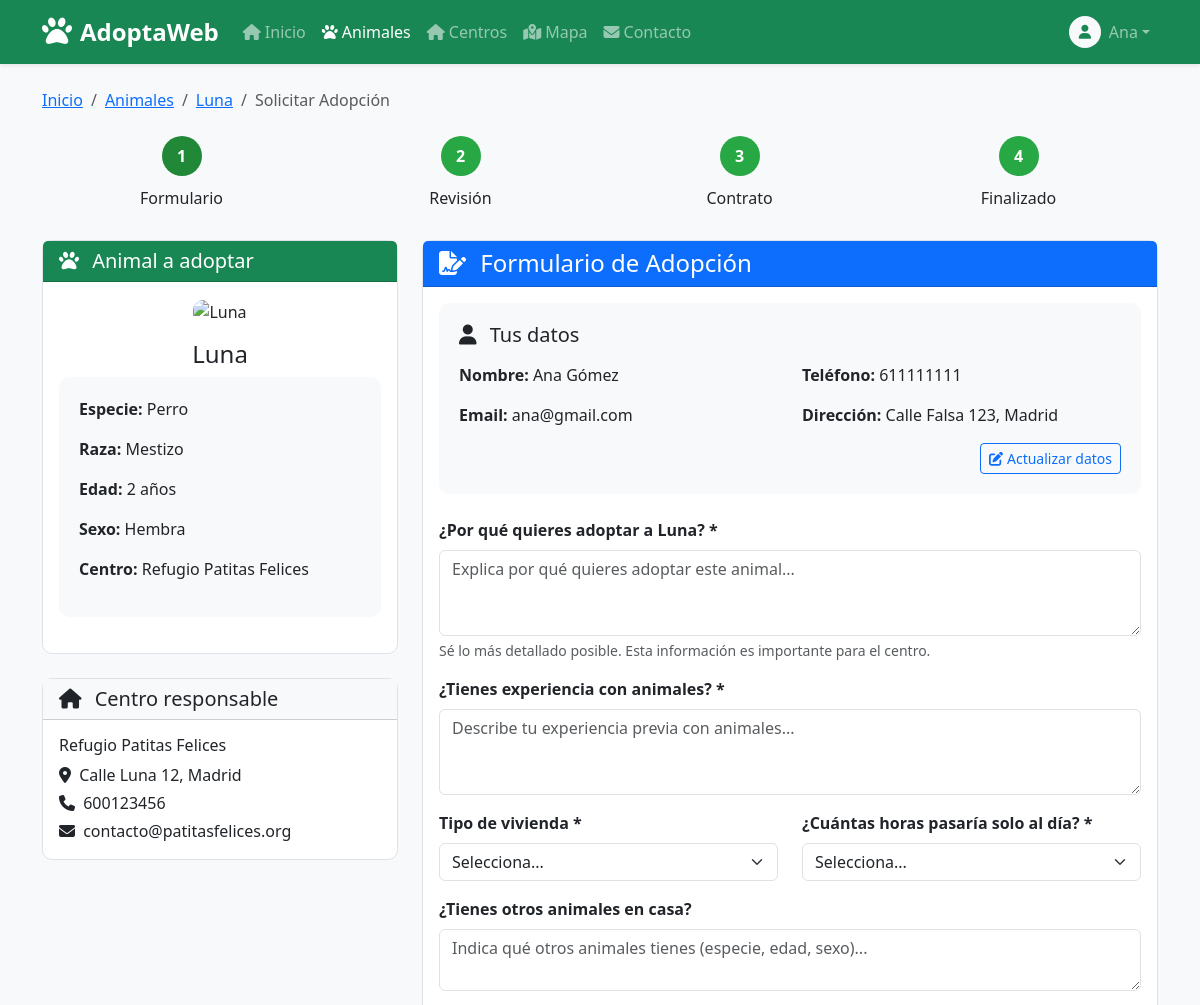
Before: /animales/adoptar.php?id=1 (signed in, upper part) with the older database file.
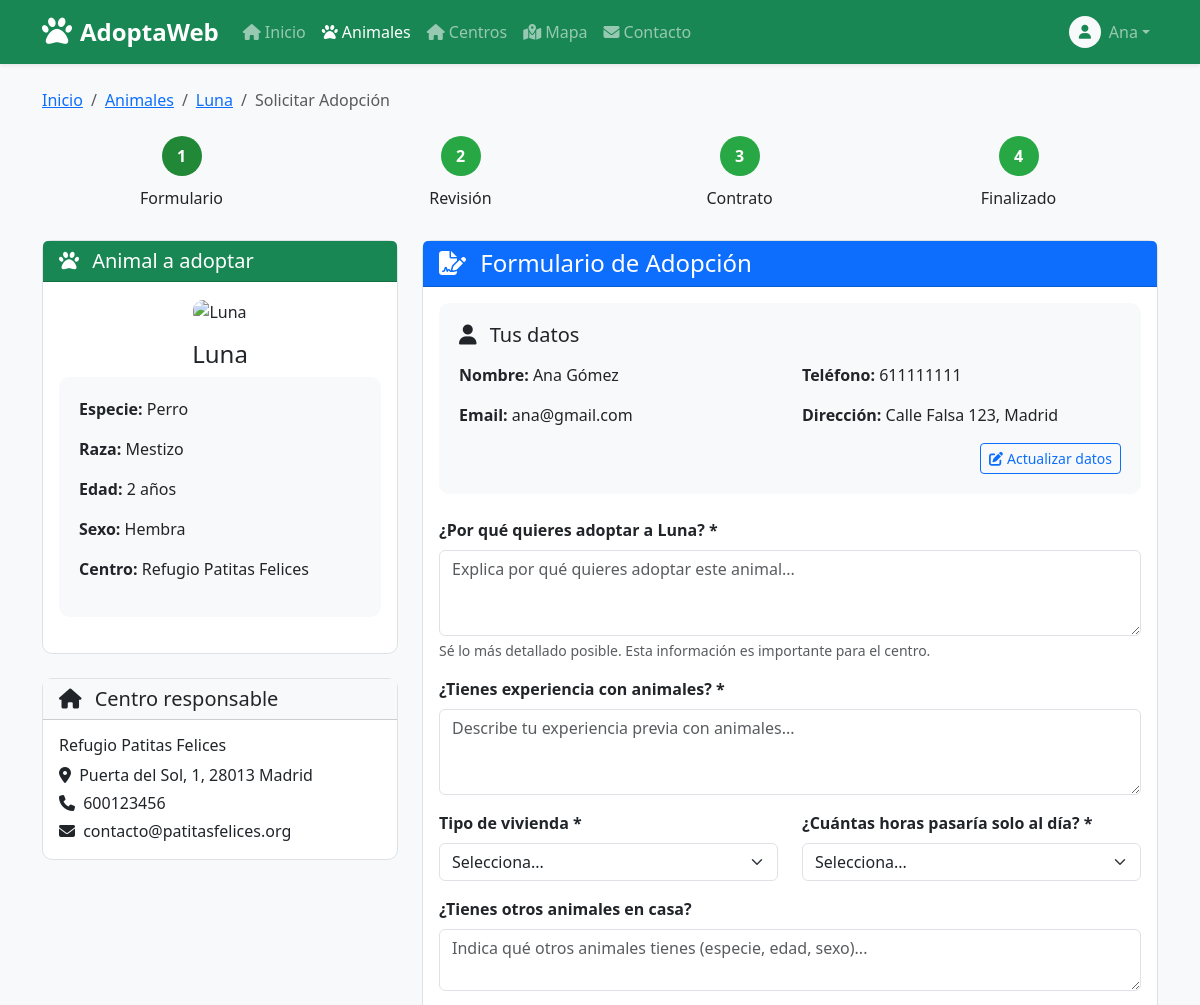
After: the same page with the newer database file.
### tables this page shows
CREATE TABLE `animales` (
  `id_animal` int(11) NOT NULL,
  `nombre` varchar(100) DEFAULT NULL,
  `especie` varchar(50) DEFAULT NULL,
  `raza` varchar(100) DEFAULT NULL,
  `edad` int(11) DEFAULT NULL,
  `sexo` enum('Macho','Hembra') DEFAULT NULL,
  `descripcion` text DEFAULT NULL,
  `fecha_ingreso` date DEFAULT NULL,
  `estado` enum('Disponible','Adoptado','Reservado','En tratamiento') DEFAULT 'Disponible',
  `id_centro` int(11) DEFAULT NULL,
  `imagen_url` varchar(255) DEFAULT NULL
);

CREATE TABLE `centros` (
  `id_centro` int(11) NOT NULL,
  `nombre` varchar(150) NOT NULL,
  `direccion` varchar(255) DEFAULT NULL,
  `telefono` varchar(20) DEFAULT NULL,
  `email` varchar(150) DEFAULT NULL,
  `web` varchar(150) DEFAULT NULL,
  `fecha_alta` datetime DEFAULT current_timestamp(),
  `latitud` decimal(10,8) DEFAULT NULL,
  `longitud` decimal(10,8) DEFAULT NULL,
  `imagen_url` varchar(255) DEFAULT NULL
);

### includes/navbar.php (called while the page is built, shortened)
<?php
$usuario = obtenerUsuario();
?>

### includes/config.php (called while the page is built, shortened)
<?php
require_once ROOT_PATH . '/includes/conexion.php';
function estaLogueado() {
    return isset($_SESSION['user_id']);
}
function obtenerUsuario() {
    global $pdo;
    if (estaLogueado()) {
        $stmt = $pdo->prepare("SELECT * FROM usuarios WHERE id_usuario = ?");
        $stmt->execute([$_SESSION['user_id']]);
        return $stmt->fetch();
    }
    return null;
}
?>

### animales/adoptar.php (the view, shortened to what the changed rows need)
<?php
require_once '../includes/config.php';
$id_animal = isset($_GET['id']) ? (int)$_GET['id'] : 0;
$stmt = $pdo->prepare("
    SELECT a.*, c.nombre as centro_nombre, c.direccion as centro_direccion,
           c.telefono as centro_telefono, c.email as centro_email
    FROM animales a
    LEFT JOIN centros c ON a.id_centro = c.id_centro
    WHERE a.id_animal = ?
");
$stmt->execute([$id_animal]);
$animal = $stmt->fetch();
$stmt = $pdo->prepare("
    SELECT COUNT(*) FROM adopciones
    WHERE id_usuario = ? AND id_animal = ? AND estado = 'Pendiente'
");
$stmt->execute([$_SESSION['user_id'], $id_animal]);
$tiene_solicitud = $stmt->fetchColumn() > 0;
$success = '';
$imagen_animal = '';
if ($animal['imagen_url']) {
    if (strpos($animal['imagen_url'], './img/') === 0) {
        $imagen_animal = '../' . substr($animal['imagen_url'], 2);
    } else {
        $imagen_animal = $animal['imagen_url'];
    }
} else {
    $imagen_animal = '../img/animales/default.jpg';
}
?>
<!DOCTYPE html>
<html lang="es">
<head>
    <?php include '../includes/header.php'; ?>
</head>
<body>
    <?php include '../includes/navbar.php'; ?>
    <div class="container mt-4">
        <nav aria-label="breadcrumb" class="mb-4">
            <ol class="breadcrumb">
                <li class="breadcrumb-item"><a href="ver.php?id=<?= $id_animal ?>"><?= htmlspecialchars($animal['nombre']) ?></a></li>
            </ol>
        </nav>
        <div class="row">
            <div class="col-lg-4">
                <div class="card mb-4">
                    <div class="card-body">
                        <div class="text-center mb-3">
                            <img src="<?= $imagen_animal ?>"
                                 alt="<?= htmlspecialchars($animal['nombre']) ?>"
                                 class="animal-img w-100"
                                 onerror="this.src='../img/animales/default.jpg'">
                        </div>
                        <h4 class="text-center"><?= htmlspecialchars($animal['nombre']) ?></h4>
                        <div class="info-box">
                            <p><strong>Especie:</strong> <?= $animal['especie'] ?></p>
                            <p><strong>Raza:</strong> <?= $animal['raza'] ? htmlspecialchars($animal['raza']) : 'Mestizo' ?></p>
                            <p><strong>Edad:</strong> <?= $animal['edad'] ?> años</p>
                            <p><strong>Sexo:</strong> <?= $animal['sexo'] ?></p>
                            <p><strong>Centro:</strong> <?= htmlspecialchars($animal['centro_nombre']) ?></p>
                        </div>
                    </div>
                </div>
                <div class="card">
                    <div class="card-body">
                        <h6><?= htmlspecialchars($animal['centro_nombre']) ?></h6>
                        <p class="mb-1">
                            <i class="fas fa-map-marker-alt me-1"></i>
                            <?= htmlspecialchars($animal['centro_direccion']) ?>
                        </p>
                        <p class="mb-1">
                            <i class="fas fa-phone me-1"></i>
                            <?= htmlspecialchars($animal['centro_telefono']) ?>
                        </p>
                        <p class="mb-0">
                            <i class="fas fa-envelope me-1"></i>
                            <?= htmlspecialchars($animal['centro_email']) ?>
                        </p>
                    </div>
                </div>
            </div>
            <div class="col-lg-8">
                <div class="card">
                    <div class="card-body">
                        <?php if (!$success && !$tiene_solicitud): ?>
                            <div class="info-box mb-4">
                                <h5 class="mb-3">
                                    <i class="fas fa-user me-2"></i>
                                    Tus datos
                                </h5>
                                <div class="row">
                                    <div class="col-md-6">
                                        <p><strong>Nombre:</strong> <?= htmlspecialchars($usuario['nombre'] . ' ' . $usuario['apellido']) ?></p>
                                        <p><strong>Email:</strong> <?= htmlspecialchars($usuario['email']) ?></p>
                                    </div>
                                    <div class="col-md-6">
                                        <p><strong>Teléfono:</strong> <?= htmlspecialchars($usuario['telefono']) ?></p>
                                        <p><strong>Dirección:</strong> <?= htmlspecialchars($usuario['direccion']) ?></p>
                                    </div>
                                </div>
                                <div class="text-end">
                                    <a href="<?= BASE_URL ?>/perfil/" class="btn btn-sm btn-outline-primary">
                                        <i class="fas fa-edit me-1"></i>Actualizar datos
                                    </a>
                                </div>
                            </div>
                            <form method="POST" action="">
                                <div class="mb-3">
                                    <label for="motivacion" class="form-label">
                                        <strong>¿Por qué quieres adoptar a <?= htmlspecialchars($animal['nombre']) ?>? *</strong>
                                    </label>
                                    <textarea class="form-control" id="motivacion" name="motivacion" rows="3" required
                                              placeholder="Explica por qué quieres adoptar este animal..."><?= $_POST['motivacion'] ?? '' ?></textarea>
                                    <div class="form-text">Sé lo más detallado posible. Esta información es importante para el centro.</div>
                                </div>
                                <div class="mb-3">
                                    <label for="experiencia" class="form-label">
                                        <strong>¿Tienes experiencia con animales? *</strong>
                                    </label>
                                    <textarea class="form-control" id="experiencia" name="experiencia" rows="3" required
                                              placeholder="Describe tu experiencia previa con animales..."><?= $_POST['experiencia'] ?? '' ?></textarea>
                                </div>
                                <div class="row">
                                    <div class="col-md-6 mb-3">
                                        <label for="vivienda" class="form-label">
                                            <strong>Tipo de vivienda *</strong>
                                        </label>
                                        <select class="form-select" id="vivienda" name="vivienda" required>
                                            <option value="">Selecciona...</option>
                                        </select>
                                    </div>
                                    <div class="col-md-6 mb-3">
                                        <label for="horas_solo" class="form-label">
                                            <strong>¿Cuántas horas pasaría solo al día? *</strong>
                                        </label>
                                        <select class="form-select" id="horas_solo" name="horas_solo" required>
                                            <option value="">Selecciona...</option>
                                        </select>
                                    </div>
                                </div>
                                <div class="mb-3">
                                    <label for="otros_animales" class="form-label">
                                        <strong>¿Tienes otros animales en casa?</strong>
                                    </label>
                                    <textarea class="form-control" id="otros_animales" name="otros_animales" rows="2"
                                              placeholder="Indica qué otros animales tienes (especie, edad, sexo)..."><?= $_POST['otros_animales'] ?? '' ?></textarea>
                                </div>
                            </form>
                        <?php endif; ?>
                    </div>
                </div>
            </div>
        </div>
    </div>
    <?php include '../includes/footer.php'; ?>
</body>
</html>

Changed rows visible on the page:
changed through a linked row, animales "Luna": id_centro.direccion "Calle Luna 12, Madrid" → "Puerta del Sol, 1, 28013 Madrid"
